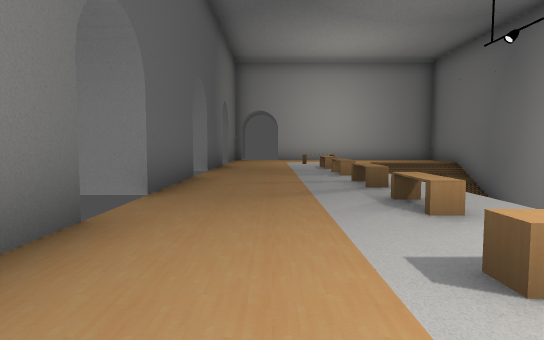
[1] (above)

19 first-person views from a walk through a level from a Godot 3-D game. The camera is 1.2 m above the floor, tilts 4° down and sees 75° across. The floor is counted in squares, 2 m on a side. Each view is taken from the middle of a square. On the plan, view 1 faces up. The plan holds only what a view shows up to about 10 squares ahead; the rest is blank. Some surface patterns are stand-ins.

[2]
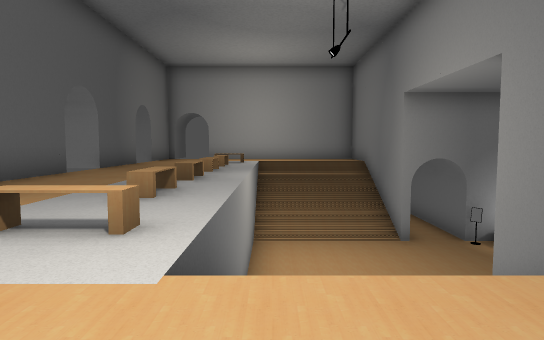

[3]
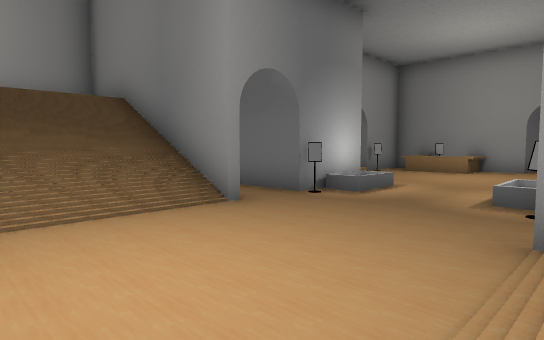

[4]
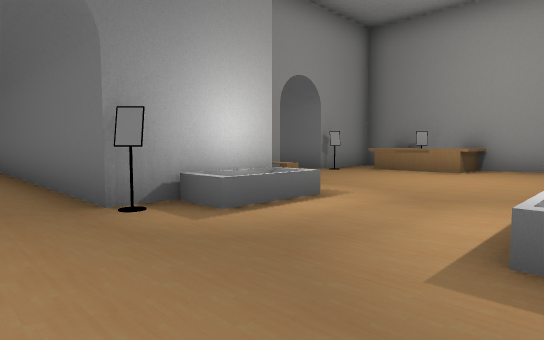

[5]
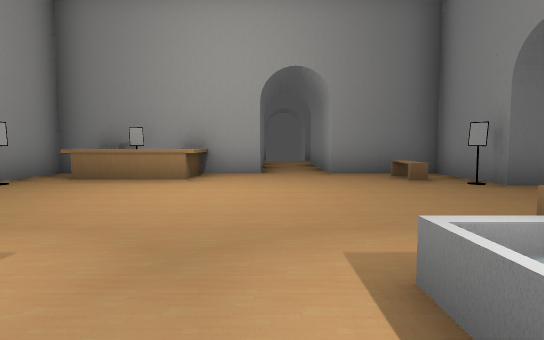

[6]
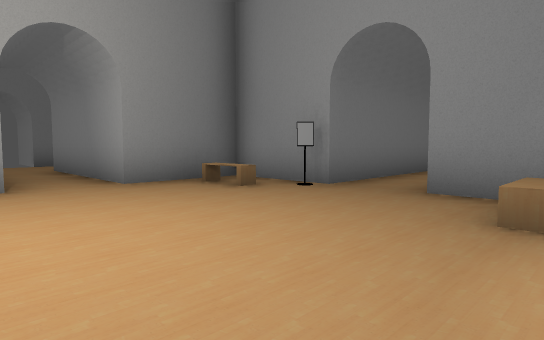

[7]
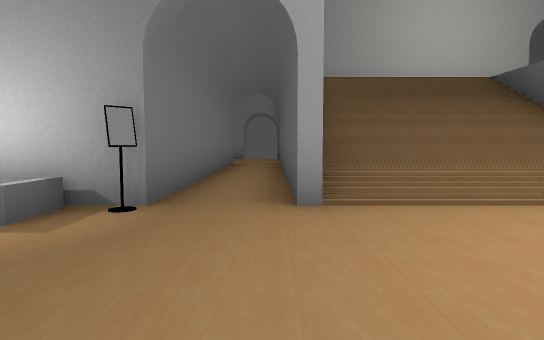

[8]
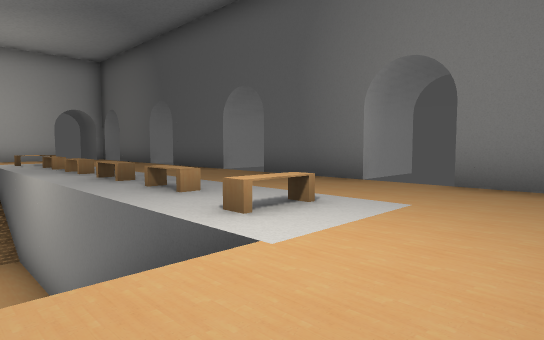

[9]
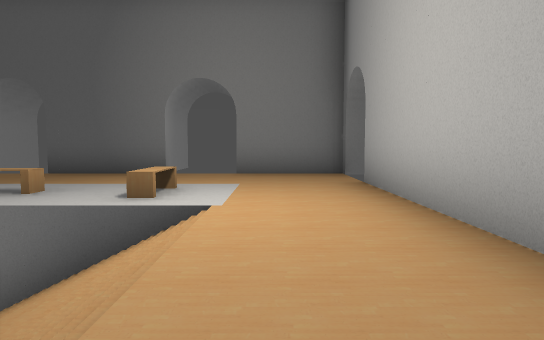

[10]
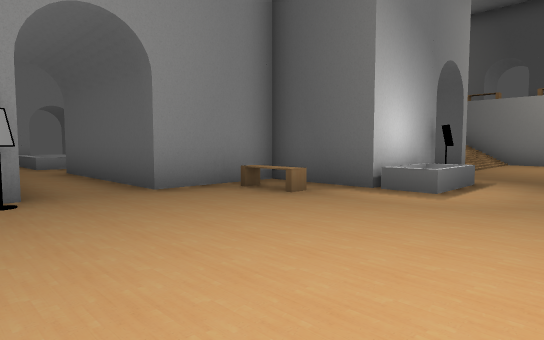

[11]
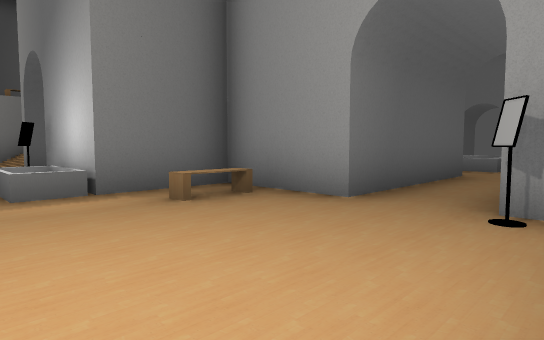

[12]
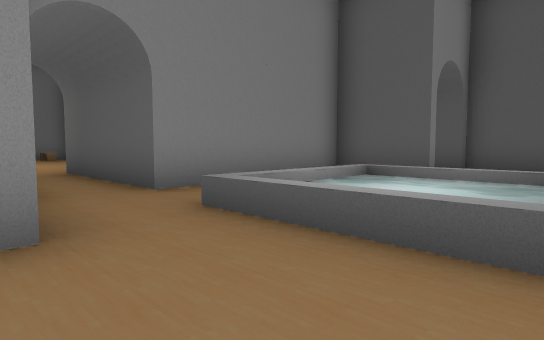

[13]
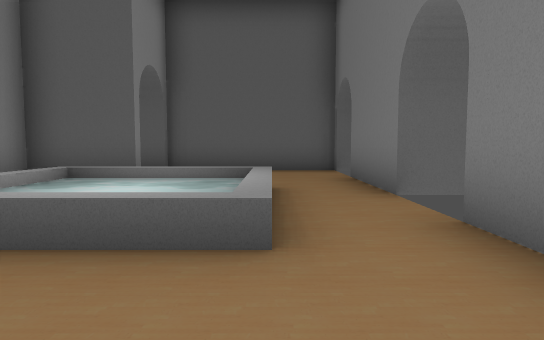

[14]
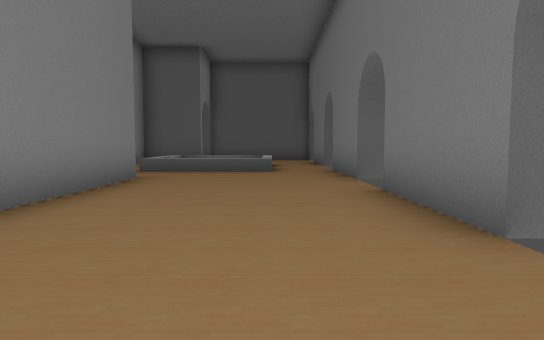

[15]
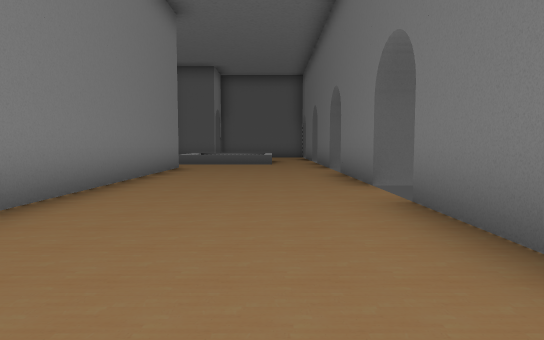

[16]
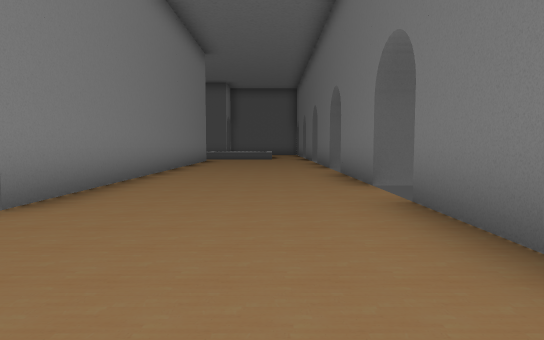

[17]
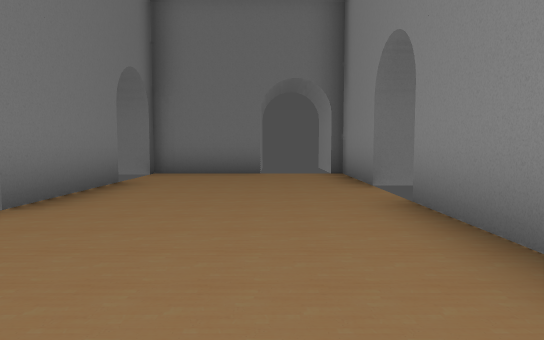

[18]
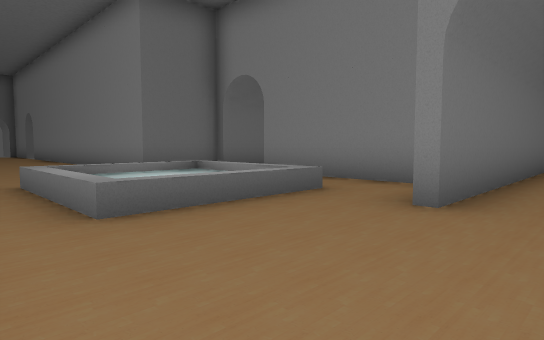

[19]
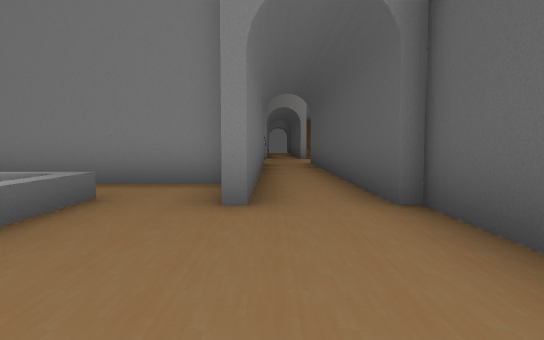

### Floor plan
Key: @ floor where view 1 was taken; # wall or solid block; . main floor; : floor 4 m higher than the main floor; / step, stairs or slope; ≈ water the walk keeps out of; ^ raised ledge; B bench; S sign; P pool.
Columns run from 2 left of view 1 to 29 right of it. Each row starts with its distance up from view 1.
 21         ########################
 20         #......................#
 19         #...^^^^...............#
 18         #...^≈≈^...............#
 17         #...^≈≈^...............#
 16         #.#.^^^^.###############
 15 #########.#......#
 14 #::::::: .#####..#
 13 #::::::::..#  #..#
 12 #::::////..#  #..#
 11 #::BB////#.####.####
 10 #:::B////#.##.B.S..#
  9 #:::B////#.##.B...S#
  8 #:::B.....SPP.....^#
  7 #:::B..............##
  6 #:::B...................
  5 #:::B.....SPP............#
  4 #:::B////#.##.B....####  #
  3 #:::B////#.##.B.SBB#
  2 #::::////#.####..###
  1  ::BB////..#  #..#
  0   @ :::  ..#  #..#
 -1      :   .##  #..#
 -2   #######.#    .
 -3               ^^
 -4                ^
 -5                ^

Positions as (right, up) in squares from view 1, and headings:
1: (0, 0), facing up
2: (3, -1), facing up
3: (3, 4), facing up-right
4: (7, 5), facing up-right
5: (9, 6), facing right
6: (11, 7), facing down-right
7: (7, 8), facing down
8: (4, 14), facing down-left
9: (6, 13), facing left
10: (15, 7), facing down-left
11: (15, 7), facing up-left
12: (15, 19), facing down-left
13: (15, 19), facing left
14: (21, 19), facing left
15: (24, 19), facing left
16: (28, 19), facing left
17: (21, 18), facing right
18: (7, 20), facing down-right
19: (8, 20), facing down
